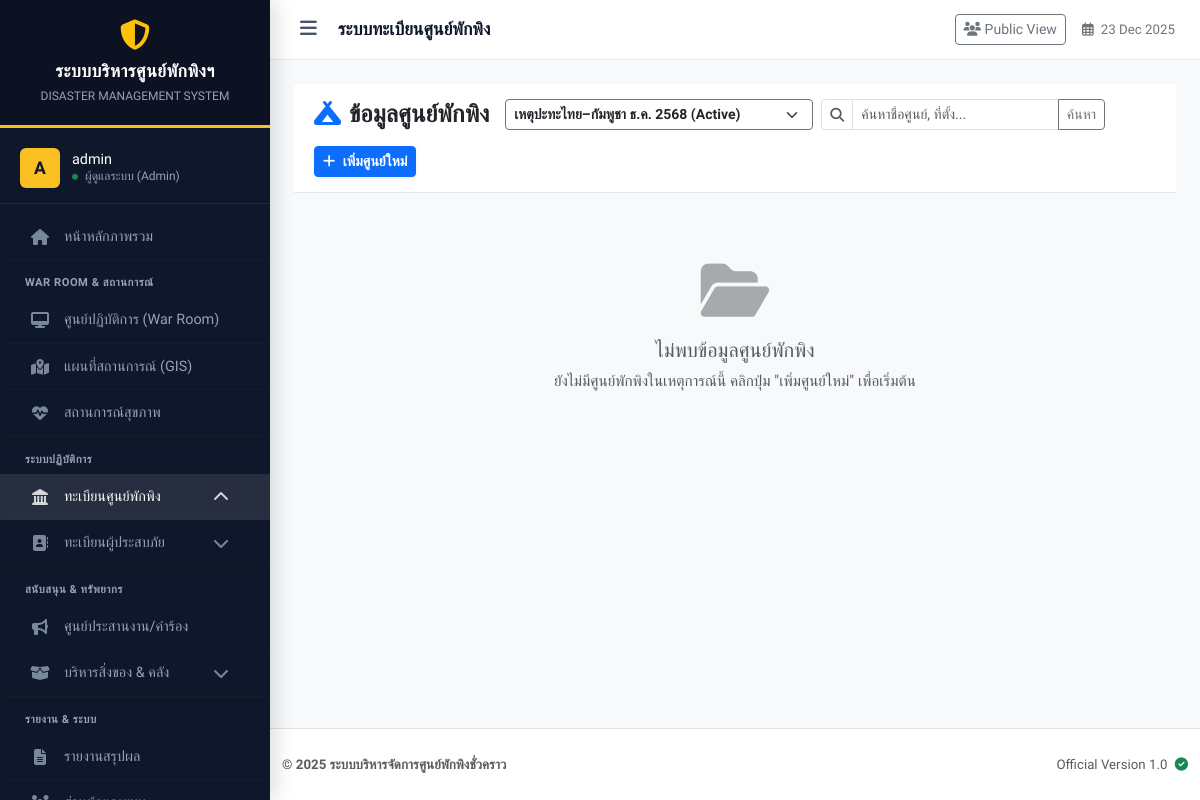
Before: /shelter_list.php (signed in) with the older database file.
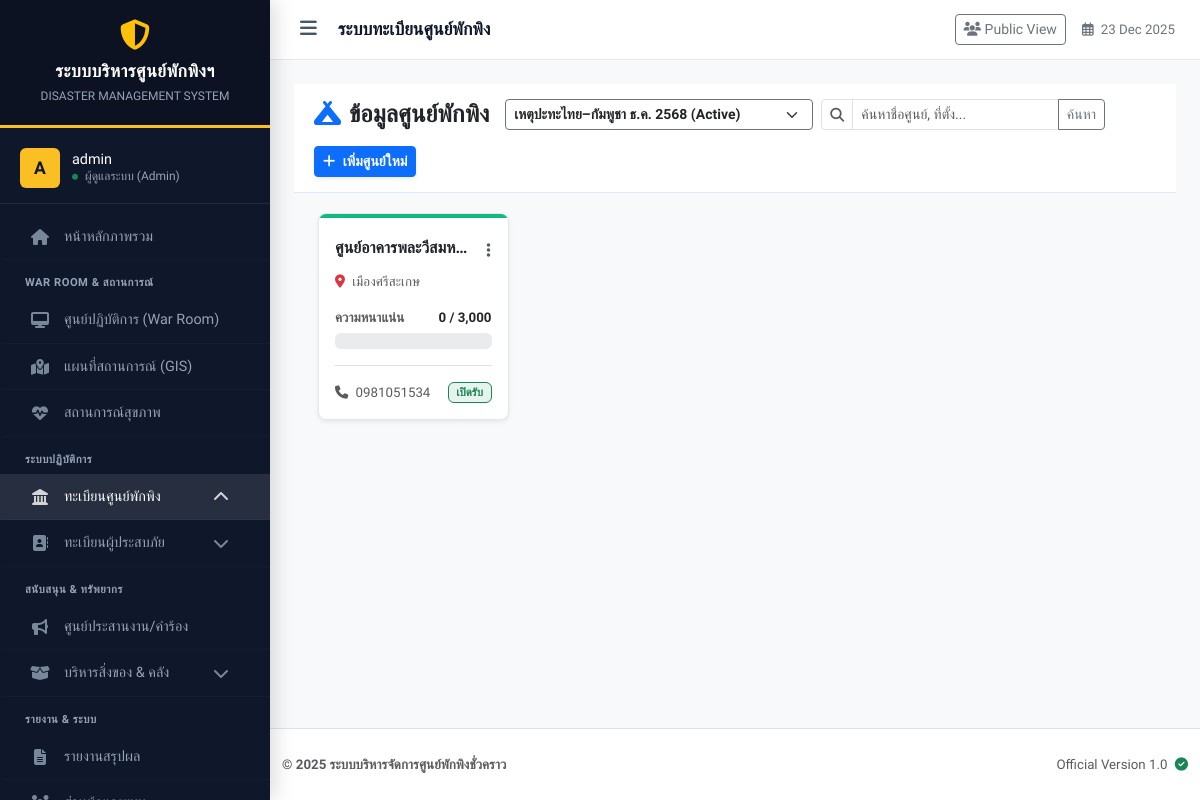
After: the same page with the newer database file.
### tables this page shows
CREATE TABLE `shelters` (
  `id` int(11) NOT NULL,
  `incident_id` int(11) NOT NULL COMMENT 'ผูกกับเหตุการณ์ไหน',
  `name` varchar(200) NOT NULL COMMENT 'ชื่อศูนย์',
  `location` text NOT NULL COMMENT 'ที่ตั้ง',
  `latitude` decimal(10,8) DEFAULT NULL,
  `longitude` decimal(11,8) DEFAULT NULL,
  `capacity` int(11) NOT NULL DEFAULT 0 COMMENT 'ความจุสูงสุด',
  `contact_phone` varchar(20) DEFAULT NULL,
  `status` enum('open','full','closed') NOT NULL DEFAULT 'open',
  `last_updated` datetime DEFAULT NULL
);

### shelter_list.php (the view, shortened to what the changed rows need)
<?php
require_once 'config/db.php';
$filter_incident_id = isset($_GET['filter_incident']) ? $_GET['filter_incident'] : '';
$search_keyword = isset($_GET['search']) ? trim($_GET['search']) : '';
$page = isset($_GET['page']) ? (int)$_GET['page'] : 1;
$limit = 12;
$offset = ($page - 1) * $limit;
if (!$filter_incident_id) {
    $stmt = $pdo->query("SELECT id FROM incidents WHERE status = 'active' ORDER BY id DESC LIMIT 1");
    $active_inc = $stmt->fetch();
    if ($active_inc) {
        $filter_incident_id = $active_inc['id'];
    }
}
$shelters = [];
if ($filter_incident_id) {
    $sql = "SELECT s.*,
            (SELECT COUNT(*) FROM evacuees e WHERE e.shelter_id = s.id AND e.check_out_date IS NULL) as current_occupancy
            FROM shelters s
            WHERE s.incident_id = ? ";
    $params = [$filter_incident_id];
    $sql .= " ORDER BY s.name ASC LIMIT $limit OFFSET $offset";
    $stmt = $pdo->prepare($sql);
    $stmt->execute($params);
    $shelters = $stmt->fetchAll();
}
?>
<!DOCTYPE html>
<html lang="th">
<head>
</head>
<body class="bg-light">
<?php include 'includes/header.php'; ?>
<div class="container-fluid px-0">
    <div class="container-fluid px-4">
        <?php if (!$filter_incident_id): ?>
            <div class="alert alert-warning text-center mt-4 border-warning bg-warning bg-opacity-10">
                <i class="fas fa-exclamation-triangle fa-2x mb-2 text-warning"></i><br>
                <strong>กรุณาเลือกเหตุการณ์ภัยพิบัติ</strong> เพื่อดูข้อมูลศูนย์พักพิงที่เกี่ยวข้อง
            </div>
        <?php elseif (empty($shelters)): ?>
            <div class="text-center py-5 text-muted">
                <div class="mb-3 opacity-50"><i class="fas fa-folder-open fa-4x"></i></div>
                <h5>ไม่พบข้อมูลศูนย์พักพิง</h5>
                <?php if($search_keyword): ?>
                    <p>ไม่พบผลลัพธ์สำหรับคำค้นหา "<?php echo htmlspecialchars($search_keyword); ?>"</p>
                    <a href="shelter_list.php?filter_incident=<?php echo $filter_incident_id; ?>" class="btn btn-sm btn-outline-primary">ล้างคำค้นหา</a>
                <?php else: ?>
                    <p>ยังไม่มีศูนย์พักพิงในเหตุการณ์นี้ คลิกปุ่ม "เพิ่มศูนย์ใหม่" เพื่อเริ่มต้น</p>
                <?php endif; ?>
            </div>
        <?php else: ?>
            <div class="row g-4 pb-3">
                <?php foreach ($shelters as $row): ?>
                    <?php
                        $status_class = 'status-open';
                        $status_label = '<span class="badge bg-success bg-opacity-10 text-success border border-success">เปิดรับ</span>';
                        $capacity = $row['capacity'] > 0 ? $row['capacity'] : 1;
                        $current = $row['current_occupancy'];
                        $percent = ($current / $capacity) * 100;
                    ?>
                    <div class="col-md-6 col-lg-4 col-xl-3">
                        <div class="shelter-card shadow-sm">
                            <div class="status-strip <?php echo $status_class; ?>"></div>
                            <div class="p-3 pt-4">
                                <div class="d-flex justify-content-between align-items-start mb-2">
                                    <h6 class="fw-bold text-dark mb-0 text-truncate" title="<?php echo htmlspecialchars($row['name']); ?>" style="max-width: 85%;">
                                        <?php echo htmlspecialchars($row['name']); ?>
                                    </h6>
                                    <div class="dropdown">
                                        <button class="btn btn-link text-muted p-0" type="button" data-bs-toggle="dropdown">
                                            <i class="fas fa-ellipsis-v"></i>
                                        </button>
                                    </div>
                                </div>
                                <div class="text-muted small mb-3 text-truncate">
                                    <i class="fas fa-map-marker-alt me-1 text-danger"></i> <?php echo htmlspecialchars($row['location']); ?>
                                </div>
                                <div class="mb-3">
                                    <div class="d-flex justify-content-between small mb-1 fw-bold">
                                        <span class="text-muted">ความหนาแน่น</span>
                                        <span class="<?php echo ($percent>=100)?'text-danger':'text-dark'; ?>">
                                            <?php echo number_format($current); ?> / <?php echo number_format($row['capacity']); ?>
                                        </span>
                                    </div>
                                    <div class="progress progress-thin">
                                    </div>
                                </div>
                                <div class="d-flex justify-content-between align-items-center pt-3 border-top mt-2">
                                    <div class="small text-muted">
                                        <i class="fas fa-phone me-1"></i> <?php echo $row['contact_phone'] ?: '-'; ?>
                                    </div>
                                    <?php echo $status_label; ?>
                                </div>
                            </div>
                        </div>
                    </div>
                <?php endforeach; ?>
            </div>
        <?php endif; ?>
    </div>
</div>
<?php include 'includes/footer.php'; ?>
</body>
</html>

Changed rows visible on the page:
added shelters: name "ศูนย์อาคารพละวีสมห…", location "เมืองศรีสะเกษ", current "0", capacity "3,000", contact_phone "0981051534"
Other visible differences:
text no longer shown: "ไม่พบข้อมูลศูนย์พักพิง ยังไม่มีศูนย์พักพิงในเหตุการณ์นี้ คลิกปุ่ม \"เพิ่มศูนย์ใหม่\" เพื่อเริ่มต้น"
